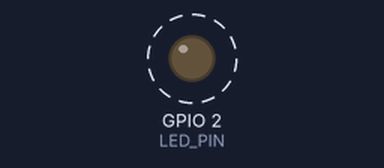
This sketch was run on a simulated ESP32. Shown: output pins drawn as LEDs (lit = HIGH). Dashed ring = blinking. What the sketch prints to the serial monitor is not drawn.

Above: at 0.5 s.
Timing chart, 0 to 4.6 s (numbered marks = the images above):
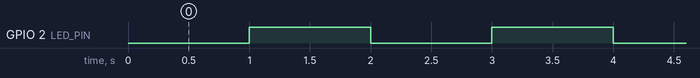

Measured:
- by itself, GPIO 2 (LED_PIN): alternates HIGH for 1.0 s and LOW for 1.0 s

The sketch:

blink-led.ino
```cpp
#define LED_PIN 2

// interval blink (ms)
unsigned long interval = 1000;

// state tracking
bool ledState = false;

// timing control
unsigned long previousMillis = 0;

void setup() {
  pinMode(LED_PIN, OUTPUT);
  Serial.begin(115200);

  Serial.println("=== ESP32 LED Blink System Started ===");
  Serial.print("Blink interval: ");
  Serial.print(interval);
  Serial.println(" ms");
}

void loop() {
  unsigned long currentMillis = millis();

  // non-blocking timer
  if (currentMillis - previousMillis >= interval) {
    previousMillis = currentMillis;

    // toggle LED state
    ledState = !ledState;
    digitalWrite(LED_PIN, ledState);

    // logging
    if (ledState) {
      Serial.println("[STATE] LED ON");
    } else {
      Serial.println("[STATE] LED OFF");
    }

    Serial.print("[DEBUG] Uptime: ");
    Serial.print(currentMillis / 1000);
    Serial.println(" seconds");
  }
}
```
